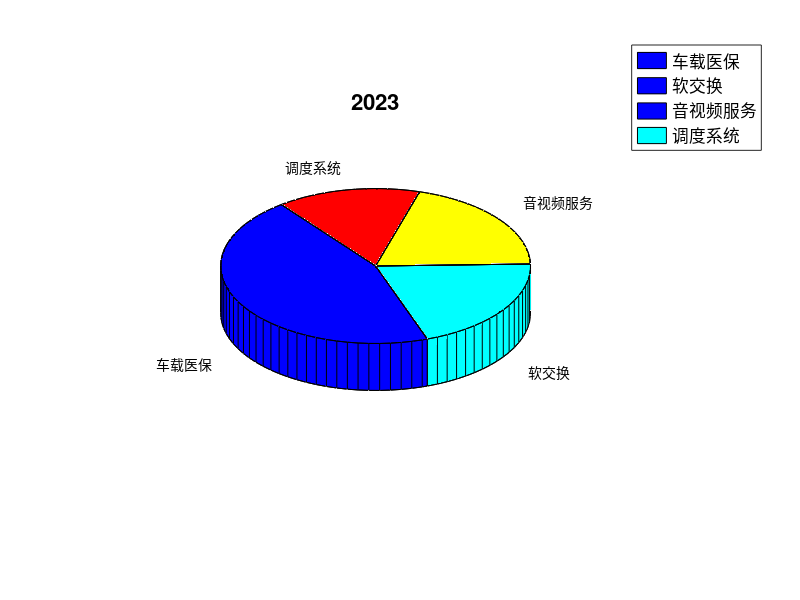

The MATLAB script that drew this image: (Note: this script raises an error after producing the figure.)
% Data
y2023 = [45, 20, 20, 15];
labels = {'车载医保', '软交换', '音视频服务', '调度系统'};

% Create a 3D pie chart with percentages
figure;
h = pie3(y2023, labels);

% Customize pie chart properties
title('2023', 'FontSize', 16, 'FontWeight', 'bold');
colormap(gca, jet(numel(y2023))); % Use a colormap for better color distinction
legend(labels, 'Location', 'BestOutside', 'FontSize', 12);

% Adjust pie chart appearance
for i = 1:numel(h)
    if isa(h(i), 'matlab.graphics.primitive.Patch')
        h(i).EdgeColor = 'none'; % Remove black edges
    elseif isa(h(i), 'matlab.graphics.primitive.Text')
        h(i).FontSize = 12; % Adjust font size of text labels
    end
end

% Display percentages on the pie chart slices
percentValues = 100 * y2023 / sum(y2023);
textLabels = strcat(labels(:), {' ('}, num2str(percentValues', '%.1f'), {'%)'});
textH = findobj(h, 'Type', 'text');

for i = 1:numel(textH)
    textH(i).String = textLabels{i};
end
